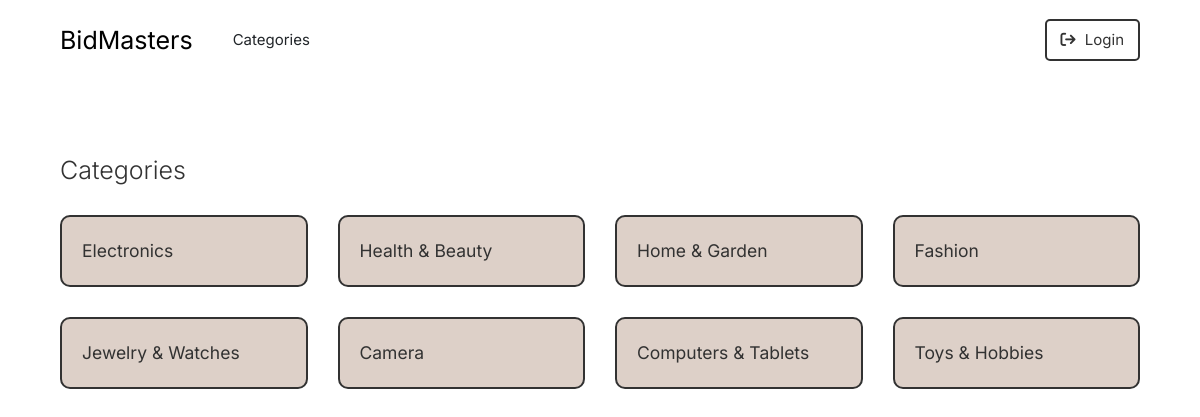
The page /categories on the database its author committed.
### auctions/models.py (models this page shows)
class Category(models.Model):
    name = models.CharField(max_length=100)
    def __str__(self):
        return self.name

### auctions/views.py (the view)
# urls.py: path("categories", views.categories, name="categories"),
def categories(request):
    return render(request, "auctions/categories.html", {
        "categories": Category.objects.all()
    })

### auctions/templates/auctions/categories.html
{% extends "auctions/layout.html" %}
{% load static %}
{% block body %}
<h1 class="mt-5 fw-light pt-sm-5">Categories</h1>
<div class="mt-5">
  <div class="row g-5">
    {% for category in categories %}
    <div class="col-sm-6 col-md-4 col-lg-3">
      <a class="text-reset text-decoration-none" href="{% url 'auctions:category' category.id %}">
        <div class="list">
          <div class="card-body category-box">
            <p class="text-nowrap fs-3 m-0 px-4 py-3">{{ category }} </p>
          </div>
        </div>
      </a>
    </div>
    {% endfor %}
  </div>
</div>
{% endblock %}

### auctions/static/auctions/styles.css (style rules this page uses)
:root { --comment-line: rgb(117, 110, 110); --light: #ffffff; --light-bg: rgb(242, 242, 248); --dark: #323232; --beige: #ddd0c8; --beige-light: #faf0e6; --beige-dark: #bda393; --bid-input-bg: rgb(240, 241, 245); }
* { margin: 0; padding: 0; box-sizing: border-box; }
body, html { font-family: "Inter", sans-serif; font-size: 62.5%; line-height: 1.6; }
h1, h2, h3, h4, h5, h6, p { color: var(--dark); }
.category-box { background: var(--beige); border-radius: 1rem; border: 2px solid var(--dark); padding: 1rem 0.5rem; transition: 800ms; }

### rows shown on the page
Category: name "Electronics"
Category: name "Health & Beauty"
Category: name "Home & Garden"
Category: name "Fashion"
Category: name "Jewelry & Watches"
Category: name "Camera"
Category: name "Computers & Tablets"
Category: name "Toys & Hobbies"
